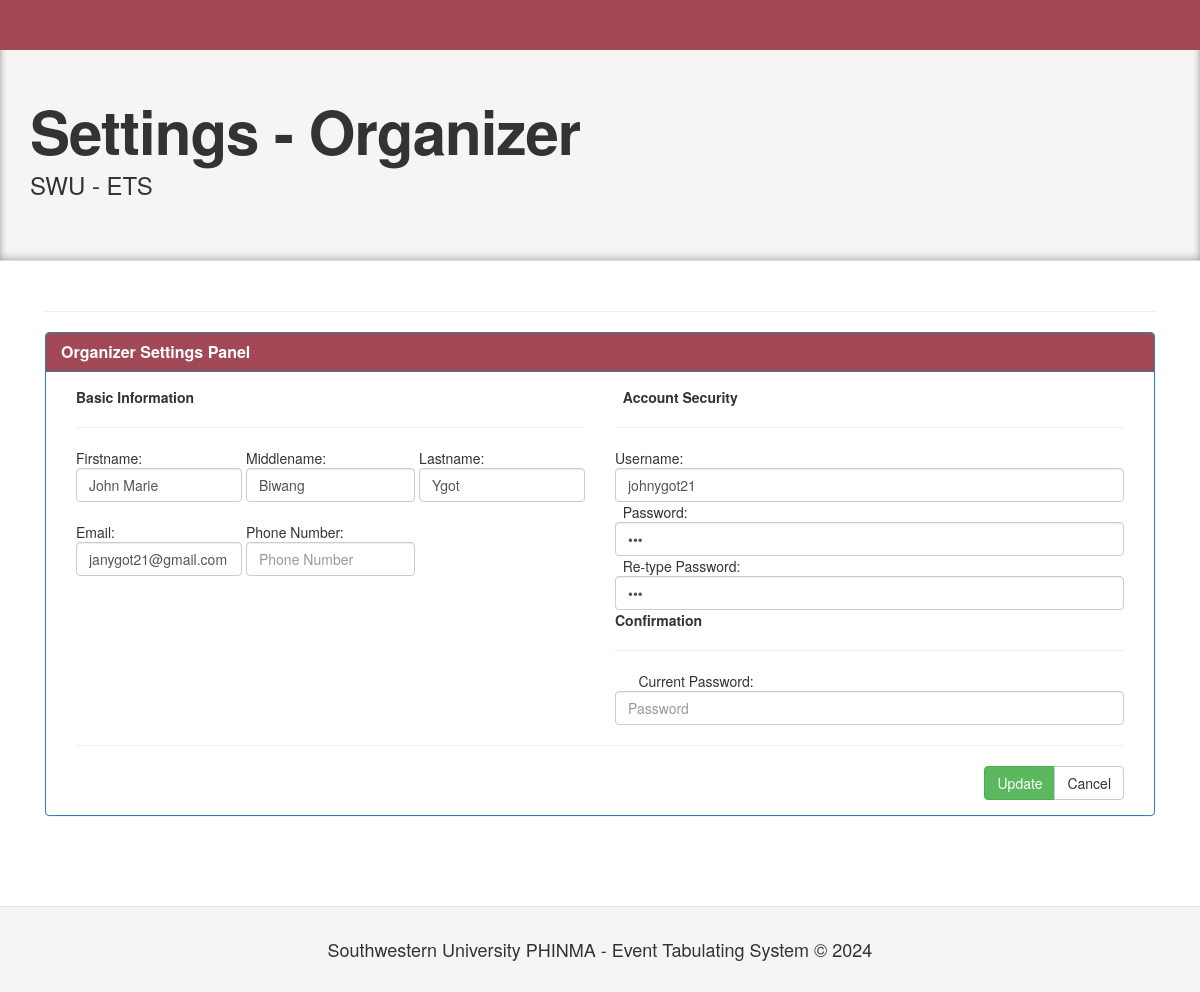
/edit_organizer.php (signed in), run on the app's committed database.
### tables this page shows
CREATE TABLE `organizer` (
  `organizer_id` int(11) NOT NULL,
  `fname` text NOT NULL,
  `mname` text NOT NULL,
  `lname` text NOT NULL,
  `username` text NOT NULL,
  `password` text NOT NULL,
  `email` varchar(50) NOT NULL,
  `pnum` varchar(15) NOT NULL,
  `access` varchar(25) NOT NULL,
  `org_id` varchar(12) NOT NULL,
  `status` varchar(12) NOT NULL,
  `company_name` varchar(55) NOT NULL,
  `company_address` varchar(55) NOT NULL,
  `company_logo` varchar(55) NOT NULL,
  `company_telephone` varchar(55) NOT NULL,
  `company_email` varchar(55) NOT NULL,
  `company_website` varchar(55) NOT NULL
);

### session.php (called while the page is built, shortened)
							</script><?php
$session_id=$_SESSION['id'];
?>

### edit_organizer.php (the view, shortened to what this page needs)
<!DOCTYPE html>
<html lang="en">
    <?php
    include('header.php');
     include('session.php');
     ?>
  <body>
    <div class="navbar navbar-inverse navbar-fixed-top">
    </div>
<header class="jumbotron subhead" id="overview">
  <div class="container">
    <h1>Settings - Organizer</h1>
    <p class="lead">SWU - ETS</p>
  </div>
</header>
    <div class="container">
  <div class="col-lg-12">
 <hr />
 <div class="panel panel-primary">
            <div class="panel-heading">
              <h3 class="panel-title"><strong>Organizer Settings Panel</strong></h3>
            </div>
            <div class="panel-body">
   <form method="POST" enctype="multipart/form-data">
    <div class="col-lg-6">
   <?php
       $query = $conn->query("select * from organizer where organizer_id='$session_id'") or die(mysql_error());
		while ($row = $query->fetch())
        { ?>
    <table align="center">
     <tr><td colspan="5"><strong>Basic Information</strong><hr /></td></tr>
    <tr>
    <td>
    Firstname:
    <input type="text" name="fname" class="form-control" placeholder="Firstname" value="<?php echo $row['fname']; ?>" aria-describedby="basic-addon1" required autofocus>
 </td>
    <td>&nbsp;</td>
    <td>
    Middlename:
    <input type="text" name="mname" class="form-control" placeholder="Middlename" value="<?php echo $row['mname']; ?>" aria-describedby="basic-addon1" required autofocus>
 </td>
    <td>&nbsp;</td>
    <td>
    Lastname:
    <input type="text" name="lname" class="form-control" placeholder="Lastname" value="<?php echo $row['lname']; ?>" aria-describedby="basic-addon1" required autofocus>
 </td>
    </tr>
    <tr><td colspan="5">&nbsp;</td></tr>
    <tr>
    <td>
    Email:
    <input type="email" name="email" class="form-control" placeholder="Email" value="<?php echo $row['email']; ?>" aria-describedby="basic-addon1" required autofocus>
 </td>
    <td>&nbsp;</td>
    <td>
    Phone Number:
    <input type="text" name="pnum" class="form-control" placeholder="Phone Number" value="<?php echo $row['pnum']; ?>" aria-describedby="basic-addon1" required autofocus>
 </td>
    <td>&nbsp;</td>
    <td>
   </td>
    </tr>
    </table>
       </div>
       <div class="col-lg-6">
      <tr><td colspan="5"><strong>Account Security</strong><hr /></td></tr>
     <tr>
    <td>
    Username:
    <input type="text" name="username" class="form-control" placeholder="Username" value="<?php echo $row['username']; ?>" aria-describedby="basic-addon1" required autofocus>
 </td>
    <td>
    Password:
    <input id="password" type="password" name="passwordx" class="form-control" placeholder="Password" value="<?php echo $row['password']; ?>" aria-describedby="basic-addon1" required autofocus>
 </td>
    <td>
    Re-type Password:
    <input id="confirm_password" type="password" name="password2x" class="form-control" placeholder="Re-type Password" value="<?php echo $row['password']; ?>" aria-describedby="basic-addon1" required autofocus>
 </td>
    </tr>
    <tr><td colspan="5"><strong>Confirmation</strong><hr /></td></tr>
         <tr>
    <td>
    Current Password:
    <input type="password" name="password" class="form-control" placeholder="Password"  required="true"/>
 </td>
    </tr>
     <?php } ?>
       </div>
<div class="col-lg-12">
<hr />
       <div class="btn-group pull-right">
       <button  name="update" type="submit" class="btn btn-success">Update</button>
  <a href="home.php" type="button" class="btn btn-default">Cancel</a>
   </div>
 </div>
   </form>
            </div>
          </div>
  </div>
</div>
   <?php include('footer.php'); ?>
  </body>
</html>

### assets/css/docs1.css (style rules this page uses)
body { position: relative; padding-top: 40px; }
body > .navbar { font-size: 13px; }
.jumbotron { position: relative; padding: 40px 0; color: #333333; text-align: center; background: #F5F5F5; filter: progid:DXImageTransform.Microsoft.gradient( startColorstr='#001995', endColorstr='#5E79FD',GradientType=1 ); -webkit-box-shadow: inset 0 3px 7px rgba(0,0,0,.2), inset 0 -3px 7px rgba(0,0,0,.2); -moz-box-shadow: inset 0 3px 7px rgba(0,0,0,.2), inset 0 -3px 7px rgba(0,0,0,.2); box-shadow: inset 0 3px 7px rgba(0,0,0,.2), inset 0 -3px 7px rgba(0,0,0,.2); }
.jumbotron h1 { font-size: 80px; font-weight: bold; letter-spacing: -1px; line-height: 1; }
.jumbotron p { font-size: 24px; font-weight: 300; line-height: 1.25; margin-bottom: 30px; }
.jumbotron .container { position: relative; z-index: 2; }
.subhead { text-align: left; border-bottom: 1px solid #ddd; }
.subhead h1 { font-size: 60px; }
.subhead p { margin-bottom: 20px; }

### data on the page
organizer: fname "John Marie", mname "Biwang", lname "Ygot", email "janygot21@gmail.com", username "johnygot21"
